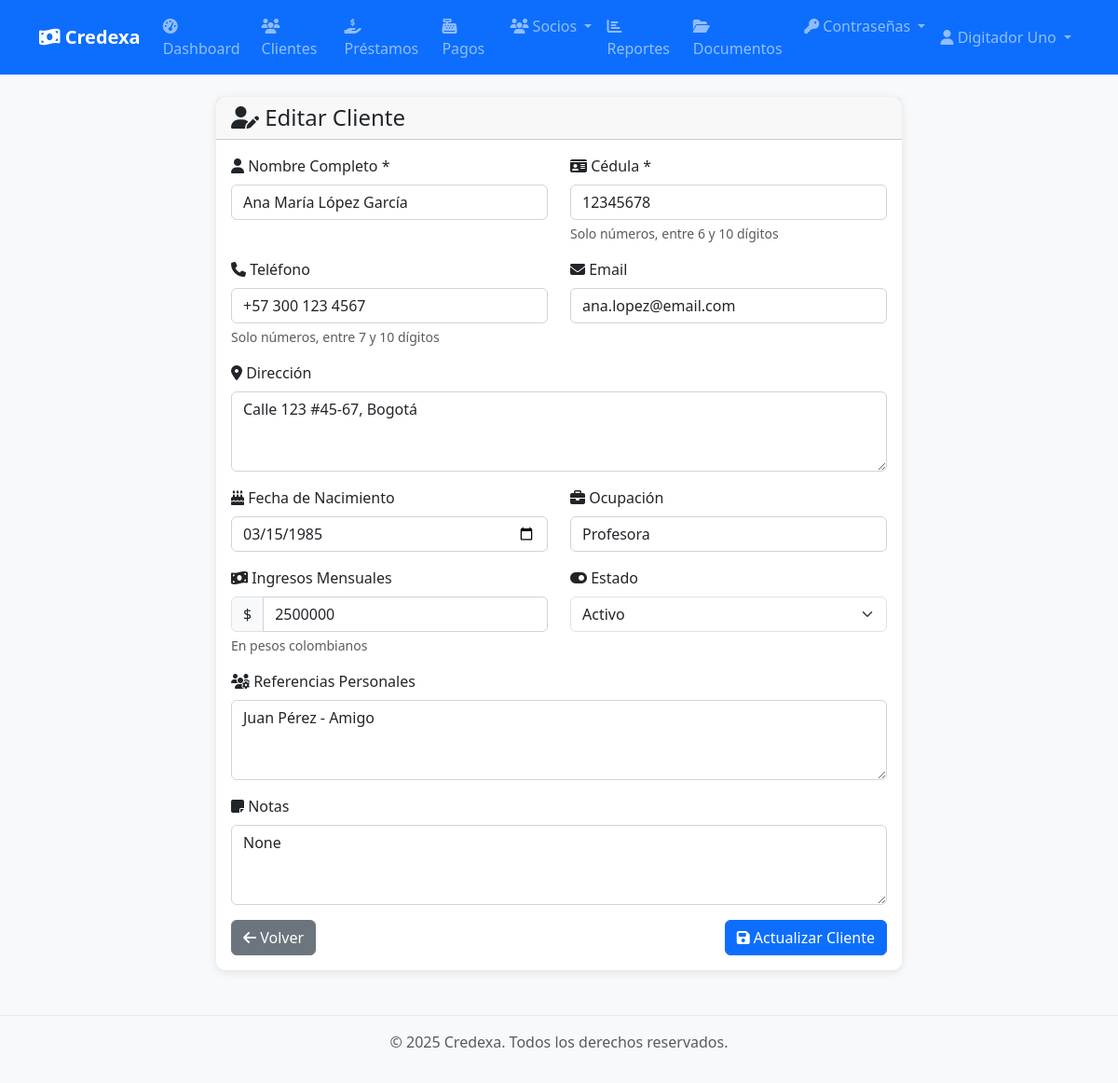
/clientes/1/editar (signed in), run on the app's committed database.
### app/models/user.py (models this page shows, shortened)
class Usuario(Base):
    __tablename__ = "usuarios"
    id = Column(Integer, primary_key=True, index=True)
    nombre_completo = Column(String, nullable=False)
    username = Column(String, unique=True, index=True, nullable=False)
    email = Column(String, unique=True, index=True, nullable=False)
    hashed_password = Column(String, nullable=False)
    rol_id = Column(Integer, ForeignKey("roles.id"), nullable=False)
    activo = Column(Boolean, default=True, nullable=False)
    ultimo_login = Column(DateTime(timezone=True), nullable=True)
    creado_en = Column(DateTime(timezone=True), server_default=func.now())
    actualizado_en = Column(DateTime(timezone=True), onupdate=func.now())
    rol = relationship("Rol", back_populates="usuarios")
    pagos_socio = relationship("PagoSocio", back_populates="usuario", cascade="all, delete-orphan")
    documentos_subidos = relationship("Documento", back_populates="usuario_subio")
    carpetas_creadas = relationship("Carpeta", back_populates="usuario_creador")
    solicitudes_password = relationship("SolicitudPassword", back_populates="usuario", cascade="all, delete-orphan", foreign_keys="SolicitudPassword.usuario_id")
    solicitudes_respondidas = relationship("SolicitudPassword", back_populates="administrador", foreign_keys="SolicitudPassword.respondido_por")

### app/models/cliente.py (models this page shows, shortened)
class Cliente(Base):
    __tablename__ = "clientes"
    id = Column(Integer, primary_key=True, index=True)
    nombre_completo = Column(String, nullable=False, index=True)
    cedula = Column(String, unique=True, nullable=False, index=True)
    telefono = Column(String, nullable=True)
    email = Column(String, nullable=True)
    direccion = Column(Text, nullable=True)
    fecha_nacimiento = Column(DateTime, nullable=True)
    ocupacion = Column(String, nullable=True)
    ingresos_mensuales = Column(Integer, nullable=True)  # En pesos colombianos
    referencias_personales = Column(Text, nullable=True)  # JSON o texto con referencias
    activo = Column(Integer, default=1, nullable=False)  # 1=activo, 0=inactivo
    notas = Column(Text, nullable=True)
    creado_en = Column(DateTime(timezone=True), server_default=func.now())
    actualizado_en = Column(DateTime(timezone=True), onupdate=func.now())
    prestamos = relationship("Prestamo", back_populates="cliente", cascade="all, delete-orphan")

### main.py (the view)
@app.get("/clientes/{cliente_id}/editar", response_class=HTMLResponse)
async def clientes_editar(
    cliente_id: int,
    request: Request,
    db: Session = Depends(get_db),
    current_user: Usuario = Depends(get_current_user)
):
    from app.models.cliente import Cliente
    cliente = db.query(Cliente).filter(Cliente.id == cliente_id).first()
    if not cliente:
        raise HTTPException(
            status_code=status.HTTP_404_NOT_FOUND,
            detail="Cliente no encontrado",
        )
    return templates.TemplateResponse("clientes/formulario.html", {
        "request": request,
        "title": f"Editar Cliente: {cliente.nombre_completo}",
        "user": current_user,
        "modo": "editar",
        "cliente": cliente
    })

### app/templates/clientes/formulario.html (shortened to what this page needs)
{% extends "base.html" %}
{% block content %}
<div class="row justify-content-center">
    <div class="col-lg-8">
        <div class="card">
            <div class="card-header">
                <h4 class="mb-0">
                    {% if modo == "crear" %}
                        <i class="fas fa-user-plus"></i> Nuevo Cliente
                    {% else %}
                        <i class="fas fa-user-edit"></i> Editar Cliente
                    {% endif %}
                </h4>
            </div>
            <div class="card-body">
                <form id="cliente-form">
                    <div class="row">
                        <div class="col-md-6 mb-3">
                            <label for="nombre_completo" class="form-label">
                                <i class="fas fa-user"></i> Nombre Completo *
                            </label>
                            <input
                                type="text"
                                class="form-control"
                                id="nombre_completo"
                                name="nombre_completo"
                                required
                                maxlength="100"
                                value="{{ cliente.nombre_completo if cliente else '' }}"
                            >
                        </div>
                        <div class="col-md-6 mb-3">
                            <label for="cedula" class="form-label">
                                <i class="fas fa-id-card"></i> Cédula *
                            </label>
                            <input
                                type="text"
                                class="form-control"
                                id="cedula"
                                name="cedula"
                                required
                                pattern="[0-9]{6,10}"
                                title="La cédula debe tener entre 6 y 10 dígitos"
                                value="{{ cliente.cedula if cliente else '' }}"
                            >
                            <div class="form-text">Solo números, entre 6 y 10 dígitos</div>
                        </div>
                    </div>
                    <div class="row">
                        <div class="col-md-6 mb-3">
                            <label for="telefono" class="form-label">
                                <i class="fas fa-phone"></i> Teléfono
                            </label>
                            <input
                                type="tel"
                                class="form-control"
                                id="telefono"
                                name="telefono"
                                pattern="[0-9]{7,10}"
                                title="El teléfono debe tener entre 7 y 10 dígitos"
                                value="{{ cliente.telefono if cliente else '' }}"
                            >
                            <div class="form-text">Solo números, entre 7 y 10 dígitos</div>
                        </div>
                        <div class="col-md-6 mb-3">
                            <label for="email" class="form-label">
                                <i class="fas fa-envelope"></i> Email
                            </label>
                            <input
                                type="email"
                                class="form-control"
                                id="email"
                                name="email"
                                value="{{ cliente.email if cliente else '' }}"
                            >
                        </div>
                    </div>
                    <div class="mb-3">
                        <label for="direccion" class="form-label">
                            <i class="fas fa-map-marker-alt"></i> Dirección
                        </label>
                        <textarea
                            class="form-control"
                            id="direccion"
                            name="direccion"
                            rows="3"
                            maxlength="255"
                        >{{ cliente.direccion if cliente else '' }}</textarea>
                    </div>
                    <div class="row">
                        <div class="col-md-6 mb-3">
                            <label for="fecha_nacimiento" class="form-label">
                                <i class="fas fa-birthday-cake"></i> Fecha de Nacimiento
                            </label>
                            <input
                                type="date"
                                class="form-control"
                                id="fecha_nacimiento"
                                name="fecha_nacimiento"
                                value="{{ cliente.fecha_nacimiento.strftime('%Y-%m-%d') if cliente and cliente.fecha_nacimiento else '' }}"
                            >
                        </div>
                        <div class="col-md-6 mb-3">
                            <label for="ocupacion" class="form-label">
                                <i class="fas fa-briefcase"></i> Ocupación
                            </label>
                            <input
                                type="text"
                                class="form-control"
                                id="ocupacion"
                                name="ocupacion"
                                maxlength="50"
                                value="{{ cliente.ocupacion if cliente else '' }}"
                            >
                        </div>
                    </div>
                    <div class="row">
                        <div class="col-md-6 mb-3">
                            <label for="ingresos_mensuales" class="form-label">
                                <i class="fas fa-money-bill-wave"></i> Ingresos Mensuales
                            </label>
                            <div class="input-group">
                                <span class="input-group-text">$</span>
                                <input
                                    type="number"
                                    class="form-control"
                                    id="ingresos_mensuales"
                                    name="ingresos_mensuales"
                                    min="0"
                                    step="1000"
                                    value="{{ cliente.ingresos_mensuales if cliente and cliente.ingresos_mensuales else '' }}"
                                >
                            </div>
                            <div class="form-text">En pesos colombianos</div>
                        </div>
                        {% if modo == "editar" %}
                        <div class="col-md-6 mb-3">
                            <label for="activo" class="form-label">
                                <i class="fas fa-toggle-on"></i> Estado
                            </label>
                            <select class="form-select" id="activo" name="activo">
                                <option value="1" {{ 'selected' if cliente and cliente.activo == 1 else '' }}>Activo</option>
                            </select>
                        </div>
                        {% endif %}
                    </div>
                    <div class="mb-3">
                        <label for="referencias_personales" class="form-label">
                            <i class="fas fa-users-cog"></i> Referencias Personales
                        </label>
                        <textarea
                            class="form-control"
                            id="referencias_personales"
                            name="referencias_personales"
                            rows="3"
                            maxlength="500"
                            placeholder="Nombres y teléfonos de referencias personales"
                        >{{ cliente.referencias_personales if cliente else '' }}</textarea>
                    </div>
                    <div class="mb-3">
                        <label for="notas" class="form-label">
                            <i class="fas fa-sticky-note"></i> Notas
                        </label>
                        <textarea
                            class="form-control"
                            id="notas"
                            name="notas"
                            rows="3"
                            maxlength="500"
                            placeholder="Notas adicionales sobre el cliente"
                        >{{ cliente.notas if cliente else '' }}</textarea>
                    </div>
                    <div class="d-flex justify-content-between">
                        <a href="/clientes" class="btn btn-secondary">
                            <i class="fas fa-arrow-left"></i>
                            Volver
                        </a>
                        <button type="submit" class="btn btn-primary" id="submit-btn">
                            {% if modo == "crear" %}
                                <i class="fas fa-save"></i> Crear Cliente
                            {% else %}
                                <i class="fas fa-save"></i> Actualizar Cliente
                            {% endif %}
                        </button>
                    </div>
                </form>
            </div>
        </div>
    </div>
</div>
{% endblock %}

### app/templates/base.html (shortened to what this page needs)
<!DOCTYPE html>
<html lang="es">
<head>
    <link href="https://cdn.jsdelivr.net/npm/bootstrap@5.3.0/dist/css/bootstrap.min.css" rel="stylesheet">
    <link rel="stylesheet" href="https://cdnjs.cloudflare.com/ajax/libs/font-awesome/6.4.0/css/all.min.css">
    <link href="/static/css/style.css" rel="stylesheet">
</head>
<body>
    <nav class="navbar navbar-expand-lg navbar-dark bg-primary">
        <div class="container">
            <a class="navbar-brand" href="/">
                <i class="fas fa-money-bill-wave"></i>
                Credexa
            </a>
            {% if user %}
            <div class="collapse navbar-collapse" id="navbarNav">
                <ul class="navbar-nav me-auto">
                    <li class="nav-item">
                        <a class="nav-link" href="/dashboard">
                            <i class="fas fa-tachometer-alt"></i> Dashboard
                        </a>
                    </li>
                    <li class="nav-item">
                        <a class="nav-link" href="/clientes">
                            <i class="fas fa-users"></i> Clientes
                        </a>
                    </li>
                    <li class="nav-item">
                        <a class="nav-link" href="/prestamos">
                            <i class="fas fa-hand-holding-usd"></i> Préstamos
                        </a>
                    </li>
                    <li class="nav-item">
                        <a class="nav-link" href="/pagos">
                            <i class="fas fa-cash-register"></i> Pagos
                        </a>
                    </li>
                    <li class="nav-item dropdown">
                        <a class="nav-link dropdown-toggle" href="#" id="sociosDropdown" role="button" data-bs-toggle="dropdown">
                            <i class="fas fa-users"></i> Socios
                        </a>
                    </li>
                    <li class="nav-item">
                        <a class="nav-link" href="/reportes">
                            <i class="fas fa-chart-bar"></i> Reportes
                        </a>
                    </li>
                    <li class="nav-item">
                        <a class="nav-link" href="/documentos">
                            <i class="fas fa-folder-open"></i> Documentos
                        </a>
                    </li>
                    <li class="nav-item dropdown">
                        <a class="nav-link dropdown-toggle" href="#" id="passwordDropdown" role="button" data-bs-toggle="dropdown">
                            <i class="fas fa-key"></i> Contraseñas
                        </a>
                    </li>
                </ul>
                <ul class="navbar-nav">
                    <li class="nav-item dropdown">
                        <a class="nav-link dropdown-toggle" href="#" id="userDropdown" role="button" data-bs-toggle="dropdown">
                            <i class="fas fa-user"></i> {{ user.nombre_completo }}
                        </a>
                    </li>
                </ul>
            </div>
            {% endif %}
        </div>
    </nav>
    <main class="{% block main_class %}container mt-4{% endblock %}">
        {% block content %}{% endblock %}
    </main>
    <footer class="bg-light text-center text-muted py-3 mt-5">
        <div class="container">
            <p>&copy; 2025 Credexa. Todos los derechos reservados.</p>
        </div>
    </footer>
</body>
</html>

### data on the page
Usuario: nombre_completo "Digitador Uno"
Cliente: nombre_completo "Ana María López García", cedula "12345678", telefono "+57 300 123 4567", email "ana.lopez@email.com", direccion "Calle 123 #45-67, Bogotá", fecha_nacimiento "03/15/1985", ocupacion "Profesora", ingresos_mensuales "2500000", referencias_personales "Juan Pérez - Amigo", notas "None"
